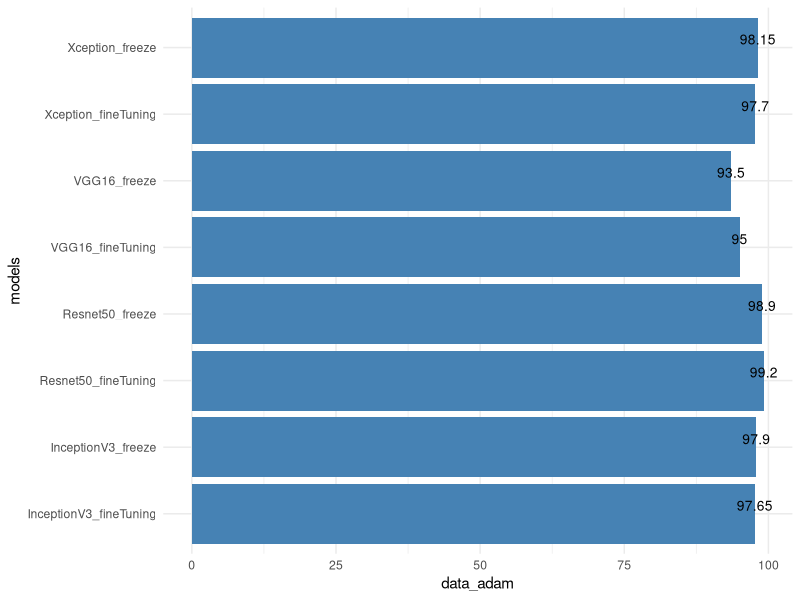
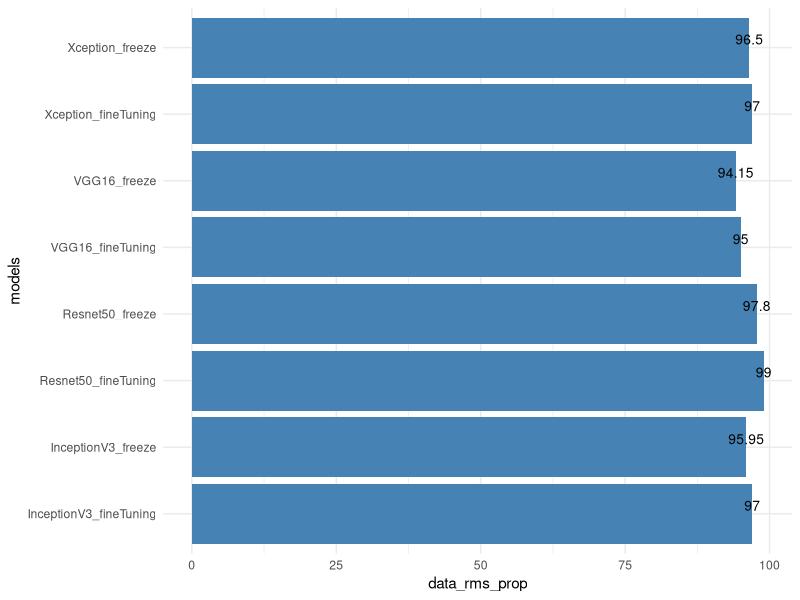

R code for these plots, in order:
## ---- chunk 1
library(ggplot2)
## ---- chunk 2
models = c("Xception_freeze","Xception_fineTuning", "Resnet50_freeze","Resnet50_fineTuning", "VGG16_freeze","VGG16_fineTuning", "InceptionV3_freeze", "InceptionV3_fineTuning")
data_adam = c(98.15, 97.70, 98.90, 99.20, 93.50, 95.00, 97.90, 97.65)
data_rms_prop = c(96.50, 97.00, 97.80, 99.00, 94.15, 95.00, 95.95, 97.00)

df_models = data.frame(models = models, data_adam = data_adam, data_rms_prop = data_rms_prop)
## ---- chunk 3
df_models
## ---- chunk 4
ggplot(data = df_models, aes(x=models, y=data_adam)) +
  geom_bar(stat="identity", fill="steelblue")+
  geom_text(aes(label=data_adam), vjust=-0.3, size=3.5)+
  theme_minimal() + coord_flip()
## ---- chunk 5
ggplot(data = df_models, aes(x=models, y=data_rms_prop)) +
  geom_bar(stat="identity", fill="steelblue")+
  geom_text(aes(label=data_rms_prop), vjust=-0.3, size=3.5)+
  theme_minimal() + coord_flip()
